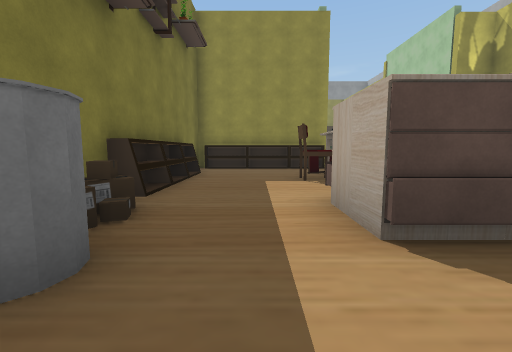
[1] (above)

18 first-person views from a walk through a 3-D level made in the Unity game engine. The camera is 1.3 m above the floor, tilts 6° down and sees 90° across. The floor is counted in squares, 2 m on a side. Each view is taken from the middle of a square. On the plan, view 1 faces up. The plan holds only what a view shows up to about 9 squares ahead; the rest is blank. The place goes on beyond the plan. The player is left out. Door leaves are left out, so doorways stand open. Some surface patterns are stand-ins.

[2]
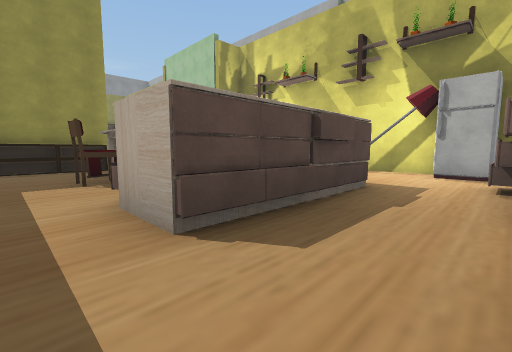

[3]
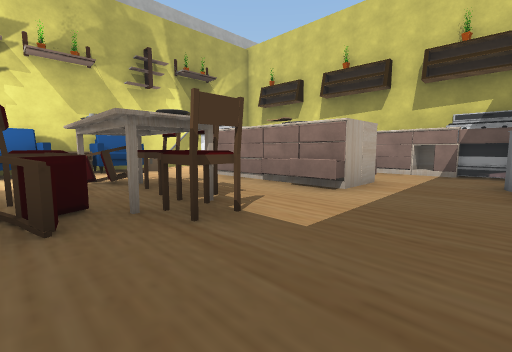

[4]
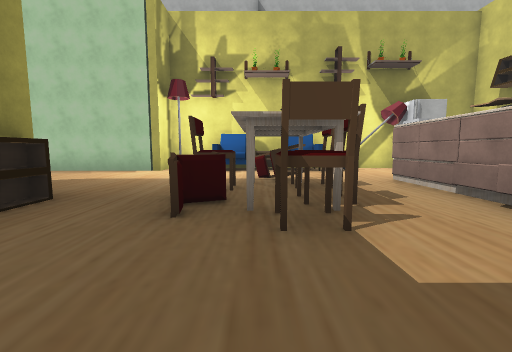

[5]
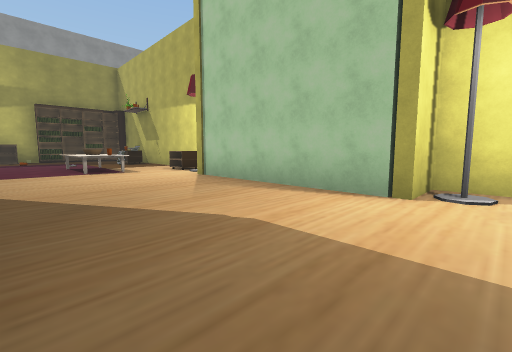

[6]
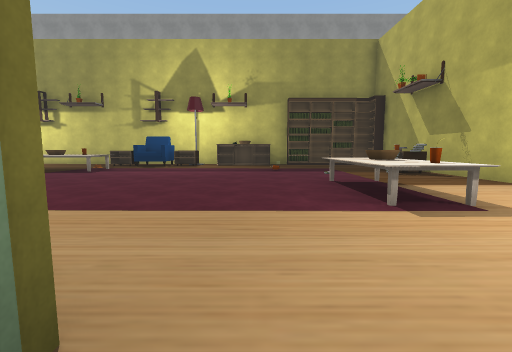

[7]
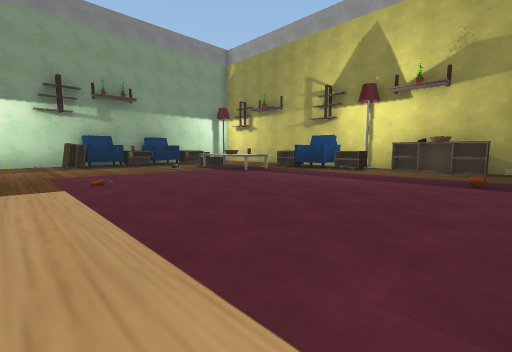

[8]
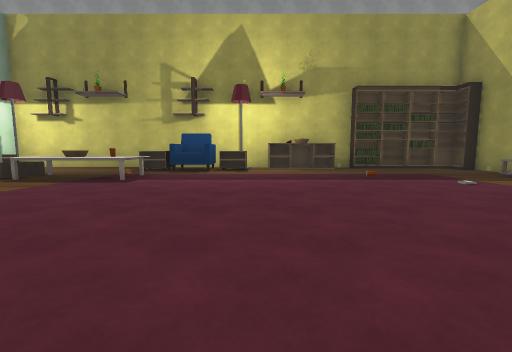

[9]
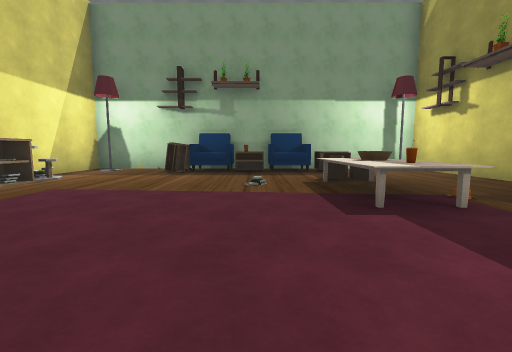

[10]
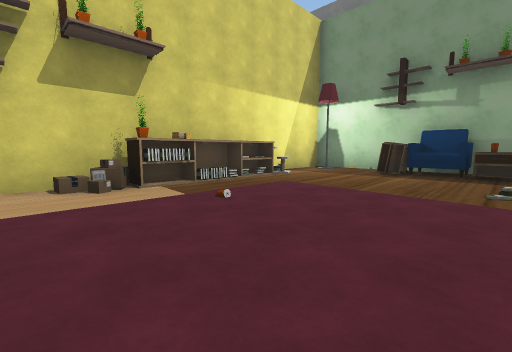

[11]
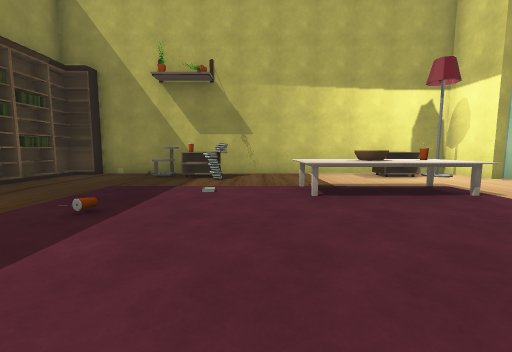

[12]
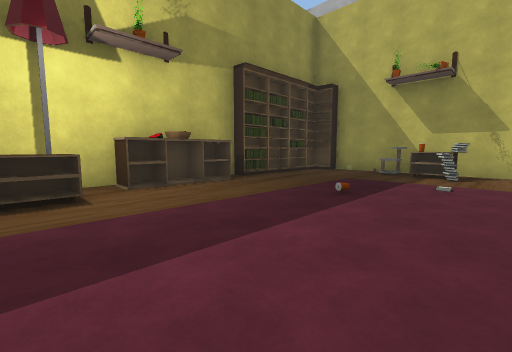

[13]
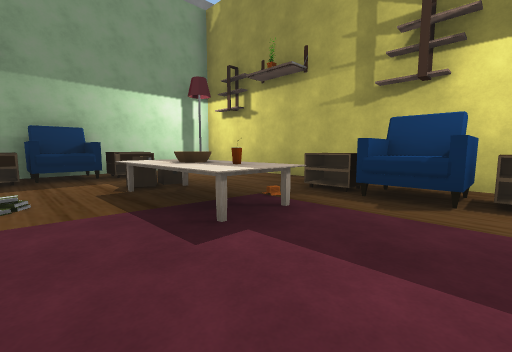

[14]
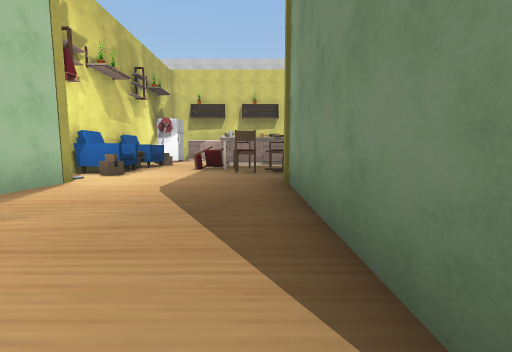

[15]
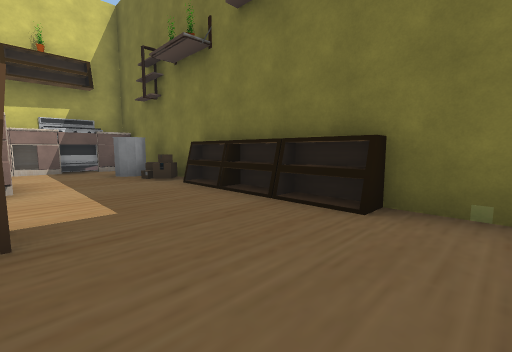

[16]
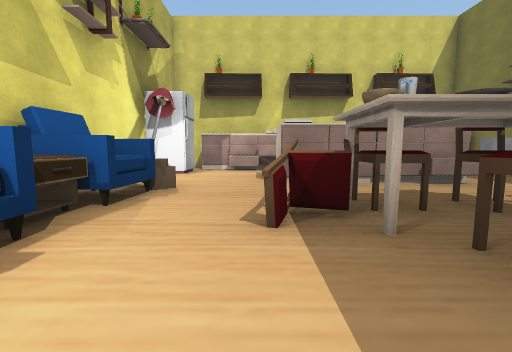

[17]
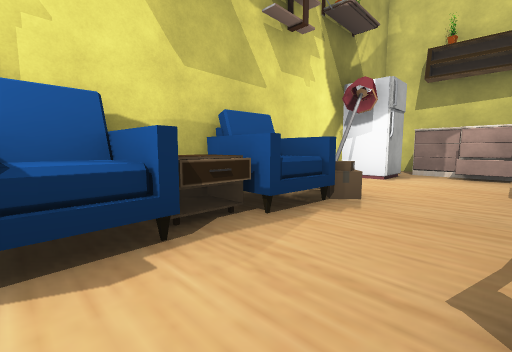

[18]
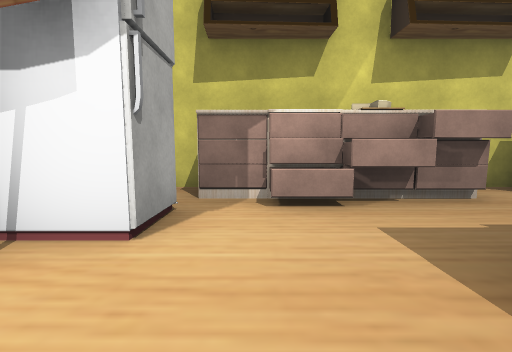

### Floor plan
Points are (right, up) in squares from view 1. A wall is a line through its corners. A room is listed if a view was taken in it or the views show most of it. See-through windows are left out.
Room 1 (views 1, 2)
walls: (-2, 0.9) (-2, -0.5); (0.4, -1) (0.8, -1) (0.8, -0.2)
ways out: opening at (0, 0) to room 2; open door at (1, 0) to room 2
objects: other object (-1, -1); other object (0, -1)
Room 2 (views 3, 4, 5, 6, 7, 8, 9, 10, 11, 12, 13, 14, 15, 16, 17, 18)
walls: (-0.5, 13.8) (1.1, 13.8); (2.4, 13.9) (2.4, 9.5); (-2.9, 14.6) (-2.9, 14.1) (-2.4, 14.1); (1.5, 8.9) (0.5, 8.9); (-4, 14.8) (-4, 14.1) (-3.4, 14.1); (-4.1, 14.6) (-2.4, 14.6); (-2, 8.9) (-2, 6.5); (-2, 3.6) (-2, 0.9); (1.2, 24.2) (-0.5, 24.2); (-2.1, 24.2) (-7.5, 24.2) (-7.5, 13.8) (-4.9, 13.8); (0.1, -0.3) (1.5, -0.3); (7.9, 1.2) (7.9, 8.9) (6.7, 8.9) (6.7, 13.8) (8.1, 13.8) (8.1, 23.2); (1.5, -1.4) (2.3, -1.4); (5.8, -0.3) (6.9, -0.3); (6.9, -1.4) (7.4, -1.4)
low walls: (-0.4, 14.6) (0, 14.4) (0.5, 14.4); (-1.9, 2.6) (-1.5, 2.9) (-1.3, 2.7) (-1.6, 2.3); (7.9, 21) (7.9, 21.6); (4.9, -1) (5.8, -1)
ways out: opening at (0, 0) to room 1; open door at (1, 0) to room 1
objects: other object (-7, 15); other object (-7, 17) to (-6, 17); other object (-7, 18); other object (-7, 19); other object (-7, 20) to (-6, 20); other object (-7, 23); other object (-6, 19); other object (-6, 21); other object (-5, 14); other object (-4, 21); other object (-2, 4); other object (-2, 5); other object (-2, 6); other object (-2, 14); other object (-2, 21); other object (-2, 23); other object (-1, 9); other object (-1, 14); other object (-1, 23); other object (0, 9); other object (0, 15); other object (0, 23); other object (0, 24) to (1, 24); other object (1, 2); other object (1, 3); other object (1, 5) to (1, 6); other object (2, 2); other object (2, 3); other object (2, 5); other object (2, 6); other object (2, 7); other object (2, 9); other object (2, 24); other object (3, 0); other object (3, 2); other object (3, 3); other object (3, 7); other object (3, 24); other object (4, 0); other object (4, 2); other object (4, 3); other object (4, 5); other object (4, 6) to (5, 6); other object (4, 24); other object (5, 0); other object (5, 16); other object (5, 18); other object (5, 24); other object (6, 20); other object (6, 24); other object (7, 1); other object (7, 4); other object (7, 5) to (7, 6); other object (7, 7); other object (7, 8); other object (7, 15); other object (7, 16); other object (7, 20); other object (7, 24); other object (8, 24)

Positions as (right, up) in squares from view 1, and headings:
1: (0, 0), facing up
2: (0, 0), facing up-right
3: (-1, 7), facing down-right
4: (-1, 6), facing right
5: (3, 8), facing up-right
6: (3, 13), facing up
7: (4, 15), facing up-left
8: (1, 15), facing up
9: (1, 19), facing left
10: (1, 19), facing down-left
11: (1, 19), facing right
12: (0, 19), facing up-right
13: (0, 19), facing up-left
14: (3, 14), facing down
15: (1, 8), facing down-left
16: (5, 8), facing down
17: (5, 7), facing down-right
18: (6, 3), facing down
